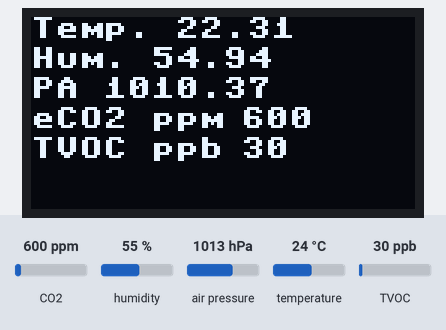
Simulated run of this program. Board: ESP32 board running MicroPython. On the bench: 128×64 one-colour display. The inputs (shaded band) are chosen by the test bench; at power-on: CO2 600 ppm, humidity 55 %, air pressure 1013 hPa, temperature 24 °C, TVOC 30 ppb. Library files of the repository ran but are not shown: CCS811.py, bme280.py; what the program prints to the serial console is not drawn.

Above: at 2.2 s.
2.3 s: CO2 set to 452 ppm
At 5.5 s:
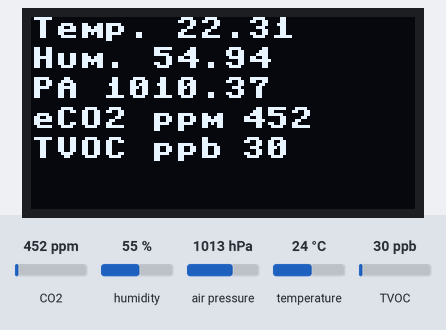
6.2 s: humidity set to 22 %
At 7.9 s:
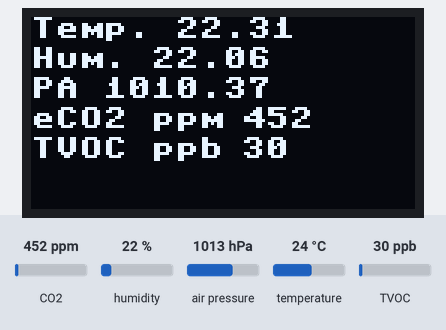
10.1 s: air pressure set to 952 hPa
At 11.5 s:
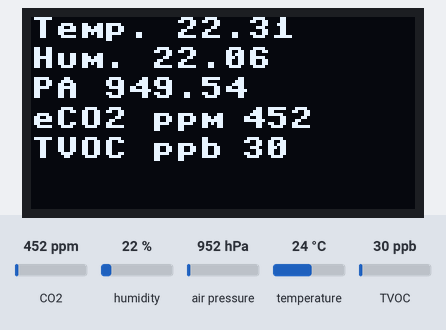
14.0 s: temperature set to 12 °C
At 17.6 s:
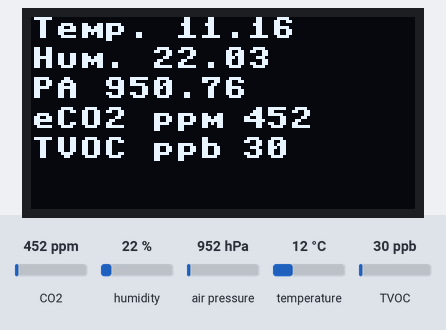
17.9 s: TVOC set to 20 ppb
Timing chart, 0 to 20.9 s (numbered marks = the images above; inputs shaded):
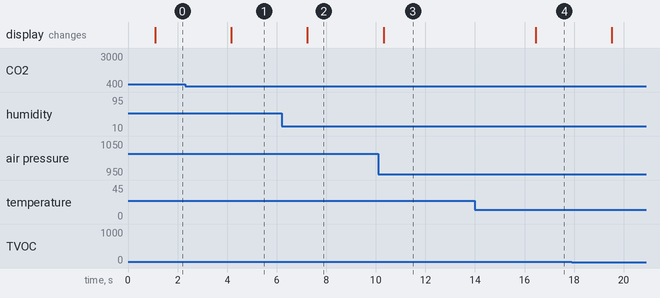

Measured:
- after the input at 2.3 s, the display: changes after 1.9 s (image 1)
- after the input at 6.2 s, the display: changes after 1.0 s (image 2)
- after the input at 10.1 s, the display: changes after 0.21 s (image 3)
- after the input at 14.0 s, the display: changes after 2.4 s (image 4)

The program:

07_BME280CCS811OLED.py
```python
"""Example usage basic driver CCS811.py"""

from machine import Pin, I2C
import time
import CCS811
import machine
import Assd1306
import bme280


def main():
    i2c = I2C(scl=Pin(22), sda=Pin(21)) #ESP32 Dev Board /myown
    # CCS811 sensor
    s = CCS811.CCS811(i2c)
    bme = bme280.BME280(i2c=i2c,address=118)
    d = Assd1306.SSD1306_I2C(128,64,i2c,0x3c)
    time.sleep(1)

    while True:
       print("**************")
       print("BME280 values:")
       print("**************")
       #print(bme.values)
       temp,pa,hum = bme.values
       print('temp:',temp,' Hum:',hum ,'PA:', pa)
       d.fill(0)
       d.text("Temp. "+temp, 0, 0)
       d.text("Hum. "+hum, 0, 10)
       d.text("PA "+pa, 0, 20)
       d.show()

       if s.data_ready():
            print(" ")
            print("**************")
            print("CSS811 values:")
            print("**************")
            print('eCO2: %d ppm, TVOC: %d ppb' % (s.eCO2, s.tVOC))
            print(" ")
            #d.fill(0)
            d.text('eCO2 ppm',0,30)
            d.text(str(s.eCO2),70,30)
            d.text('TVOC ppb',0,40)
            d.text(str(s.tVOC),70,40)
            d.show()
            time.sleep(3)

main()
```

Assd1306.py
```python
# MicroPython SSD1306 OLED driver, I2C and SPI interfaces
from micropython import const
import time
import framebuf
import sys

currentBoard=""
if(sys.platform=="esp8266"):
  currentBoard="esp8266"
elif(sys.platform=="esp32"):
  currentBoard="esp32"
elif(sys.platform=="pyboard"):
  currentBoard="pyboard"
  import pyb
# register definitions
SET_CONTRAST        = const(0x81)
SET_ENTIRE_ON       = const(0xa4)
SET_NORM_INV        = const(0xa6)
SET_DISP            = const(0xae)
SET_MEM_ADDR        = const(0x20)
SET_COL_ADDR        = const(0x21)
SET_PAGE_ADDR       = const(0x22)
SET_DISP_START_LINE = const(0x40)
SET_SEG_REMAP       = const(0xa0)
SET_MUX_RATIO       = const(0xa8)
SET_COM_OUT_DIR     = const(0xc0)
SET_DISP_OFFSET     = const(0xd3)
SET_COM_PIN_CFG     = const(0xda)
SET_DISP_CLK_DIV    = const(0xd5)
SET_PRECHARGE       = const(0xd9)
SET_VCOM_DESEL      = const(0xdb)
SET_CHARGE_PUMP     = const(0x8d)
class SSD1306:
  def __init__(self, width, height, external_vcc):
    self.width = width
    self.height = height
    self.external_vcc = external_vcc
    self.pages = self.height // 8
    self.buffer = bytearray(self.pages * self.width)
    self.framebuf = framebuf.FrameBuffer(self.buffer, self.width, self.height, framebuf.MVLSB)
    self.poweron()
    self.init_display()
  def init_display(self):
    for cmd in (
      SET_DISP | 0x00, # off
      # address setting
      SET_MEM_ADDR, 0x00, # horizontal
      # resolution and layout
      SET_DISP_START_LINE | 0x00,
      SET_SEG_REMAP | 0x01, # column addr 127 mapped to SEG0
      SET_MUX_RATIO, self.height - 1,
      SET_COM_OUT_DIR | 0x08, # scan from COM[N] to COM0
      SET_DISP_OFFSET, 0x00,
      SET_COM_PIN_CFG, 0x02 if self.height == 32 else 0x12,
      # timing and driving scheme
      SET_DISP_CLK_DIV, 0x80,
      SET_PRECHARGE, 0x22 if self.external_vcc else 0xf1,
      SET_VCOM_DESEL, 0x30, # 0.83*Vcc
      # display
      SET_CONTRAST, 0xff, # maximum
      SET_ENTIRE_ON, # output follows RAM contents
      SET_NORM_INV, # not inverted
      # charge pump
      SET_CHARGE_PUMP, 0x10 if self.external_vcc else 0x14,
      SET_DISP | 0x01): # on
      self.write_cmd(cmd)
    self.fill(0)
    self.show()
  def poweroff(self):
    self.write_cmd(SET_DISP | 0x00)
  def contrast(self, contrast):
    self.write_cmd(SET_CONTRAST)
    self.write_cmd(contrast)
  def invert(self, invert):
    self.write_cmd(SET_NORM_INV | (invert & 1))
  def show(self):
    x0 = 0
    x1 = self.width - 1
    if self.width == 64:
      # displays with width of 64 pixels are shifted by 32
      x0 += 32
      x1 += 32
    self.write_cmd(SET_COL_ADDR)
    self.write_cmd(x0)
    self.write_cmd(x1)
    self.write_cmd(SET_PAGE_ADDR)
    self.write_cmd(0)
    self.write_cmd(self.pages - 1)
    self.write_data(self.buffer)
  def fill(self, col):
    self.framebuf.fill(col)
  def pixel(self, x, y, col):
    self.framebuf.pixel(x, y, col)
  def scroll(self, dx, dy):
    self.framebuf.scroll(dx, dy)
  def text(self, string, x, y, col=1):
    self.framebuf.text(string, x, y, col)
  def hline(self, x, y, w, col):
    self.framebuf.hline(x, y, w, col)
  def vline(self, x, y, h, col):
    self.framebuf.vline(x, y, h, col)
  def line(self, x1, y1, x2, y2, col):
    self.framebuf.line(x1, y1, x2, y2, col)
  def rect(self, x, y, w, h, col):
    self.framebuf.rect(x, y, w, h, col)
  def fill_rect(self, x, y, w, h, col):
    self.framebuf.fill_rect(x, y, w, h, col)
  def blit(self, fbuf, x, y):
    self.framebuf.blit(fbuf, x, y)

class SSD1306_I2C(SSD1306):
  def __init__(self, width, height, i2c, addr=0x3c, external_vcc=False):
    self.i2c = i2c
    self.addr = addr
    self.temp = bytearray(2)
    super().__init__(width, height, external_vcc)
  def write_cmd(self, cmd):
    self.temp[0] = 0x80 # Co=1, D/C#=0
    self.temp[1] = cmd
    #IF SYS  :
    global currentBoard
    if currentBoard=="esp8266" or currentBoard=="esp32":
      self.i2c.writeto(self.addr, self.temp)
    elif currentBoard=="pyboard":
      self.i2c.send(self.temp,self.addr)
    #ELSE:

  def write_data(self, buf):
    self.temp[0] = self.addr << 1
    self.temp[1] = 0x40 # Co=0, D/C#=1
    global currentBoard
    if currentBoard=="esp8266" or currentBoard=="esp32":
      self.i2c.start()
      self.i2c.write(self.temp)
      self.i2c.write(buf)
      self.i2c.stop()
    elif currentBoard=="pyboard":
      #self.i2c.send(self.temp,self.addr)
      #self.i2c.send(buf,self.addr)
      self.i2c.mem_write(buf,self.addr,0x40)
  def poweron(self):
    pass

class SSD1306_SPI(SSD1306):
  def __init__(self, width, height, spi, dc, res, cs, external_vcc=False):
    self.rate = 10 * 1024 * 1024
    dc.init(dc.OUT, value=0)
    res.init(res.OUT, value=0)
    cs.init(cs.OUT, value=1)
    self.spi = spi
    self.dc = dc
    self.res = res
    self.cs = cs
    super().__init__(width, height, external_vcc)
  def write_cmd(self, cmd):
    global currentBoard
    if currentBoard=="esp8266" or currentBoard=="esp32":
      self.spi.init(baudrate=self.rate, polarity=0, phase=0)
    elif currentBoard=="pyboard":
      self.spi.init(mode = pyb.SPI.MASTER,baudrate=self.rate, polarity=0, phase=0)
    self.cs.high()
    self.dc.low()
    self.cs.low()
    global currentBoard
    if currentBoard=="esp8266" or currentBoard=="esp32":
      self.spi.write(bytearray([cmd]))
    elif currentBoard=="pyboard":
      self.spi.send(bytearray([cmd]))
    self.cs.high()
  def write_data(self, buf):
    global currentBoard
    if currentBoard=="esp8266" or currentBoard=="esp32":
      self.spi.init(baudrate=self.rate, polarity=0, phase=0)
    elif currentBoard=="pyboard":
      self.spi.init(mode = pyb.SPI.MASTER,baudrate=self.rate, polarity=0, phase=0)
    self.cs.high()
    self.dc.high()
    self.cs.low()
    global currentBoard
    if currentBoard=="esp8266" or currentBoard=="esp32":
      self.spi.write(buf)
    elif currentBoard=="pyboard":
      self.spi.send(buf)
    self.cs.high()
  def poweron(self):
    self.res.high()
    time.sleep_ms(1)
    self.res.low()
    time.sleep_ms(10)
    self.res.high()
```
